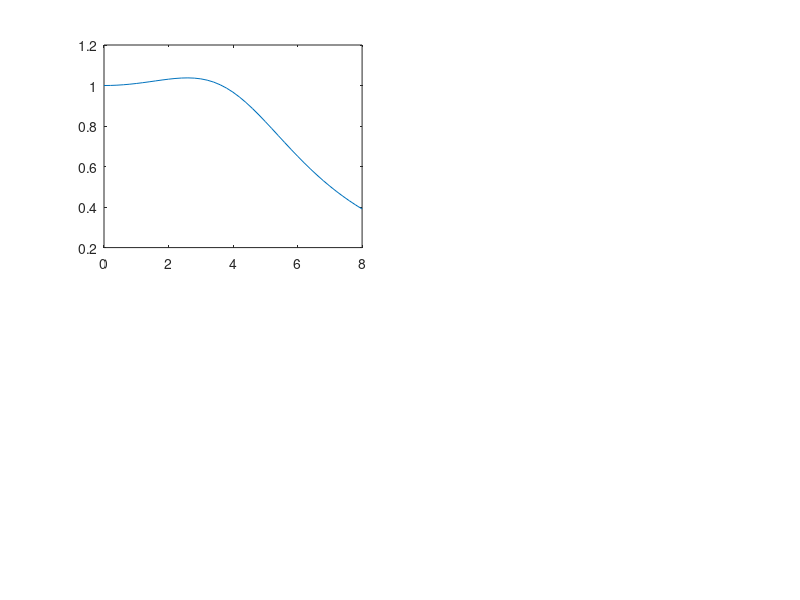

Reproduce this figure in MATLAB. (Note: this script raises an error after producing the figure.)
t=[0:0.2:2];
w=[0:0.2:8];
num=[750];
den=[1 36 205 750];
p=roots(den)
num1=[25];
den1=[1 6 25];
c=freqs(num,den,w);
subplot(2,2,1);
plot(w,abs(c));
n=step(num,den,t);
subplot(2,2,2);
plot(t,n);
v=freqs(num1,den1,w);
subplot(2,2,3);
plot(w,abs(v));
m=step(num1,den1,t);
subplot(2,2,4);
plot(t,m);
